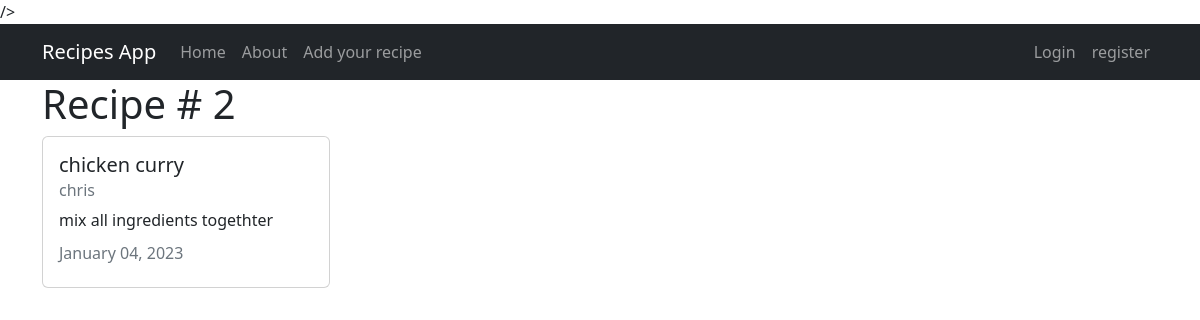
The app's page /recipe/2/ with its own data.
### recipes/models.py (models this page shows, shortened)
class Recipe(models.Model):
  title = models.CharField(max_length=100)
  description = models.TextField()
  author =models.ForeignKey(User, on_delete=models.CASCADE)
  created_at = models.DateTimeField(auto_now_add=True)
  updated_at = models.DateTimeField(auto_now=True)

### recipes/views.py (the view)
# urls.py: path('recipe/<int:pk>/', views.RecipeDetailView.as_view(), name='recipes-detail'),
class RecipeDetailView(DetailView):
    model = models.Recipe

### recipes/templates/recipes/recipe_detail.html (shortened to what this page needs)
{% extends 'recipes/base.html' %}
{% block content %}
<h1>Recipe # {{ object.id }}</h1>
<div class="card my -4" style="width: 18rem;">
  <div class="card-body">
    <h5 class="card-title">{{ object.title }}</h5>
    <h6 class="card-subtitle mb-2 text-muted">{{ object.author }}</h6>
    <p class="card-text">{{ object.description }}</p>
    <h6 class="card-subtitle mb-2 text-muted">
      {{ object.updated_at|date:"F d, Y" }}
    </h6>
   </div>
</div>
{% endblock content %}

### records on screen
Recipe: id "2", title "chicken curry", author "chris", description "mix all ingredients togethter", updated_at "January 04, 2023"
